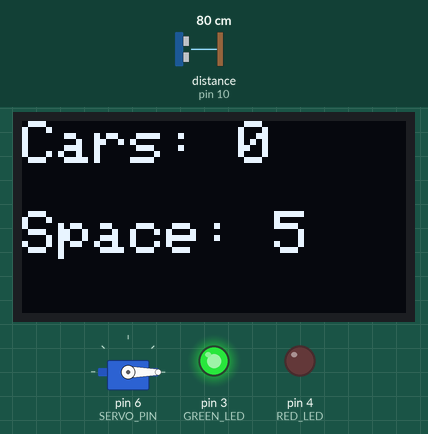
The sketch below on a simulated Arduino Uno, built with avr-gcc and run on an emulated ATmega328P. On the bench: servo, 128×64 one-colour display, output pins drawn as LEDs (lit = HIGH). Wiring (inferred from the names in the program): ultrasonic range finder: trigger pin 9; echo pin 10. Inputs (shaded band) come from the test bench; at power-on: distance to the obstacle (sensor on pin 10) 80 cm. The echo pulse lasts 58.3 µs per cm; pins used as bus, display or sensor lines are not drawn; what the sketch prints to the serial monitor is not drawn.

Above: at 1.2 s.
1.3 s: distance to the obstacle (sensor on pin 10) set to 17 cm
2.8 s: distance to the obstacle (sensor on pin 10) set to 13 cm
At 3.6 s:
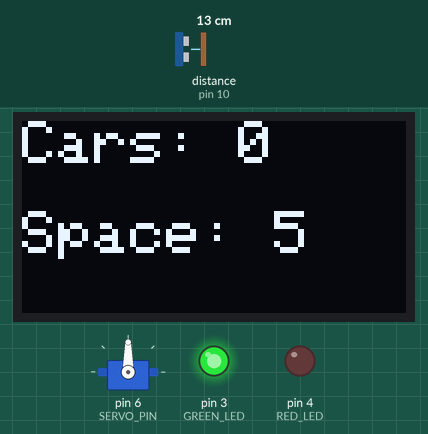
4.7 s: distance to the obstacle (sensor on pin 10) set to 18 cm
At 7.6 s:
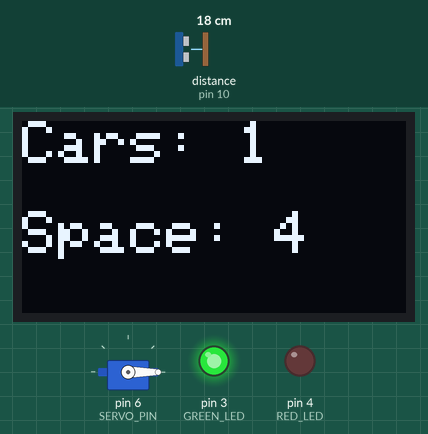
7.8 s: distance to the obstacle (sensor on pin 10) set to 2 cm
At 9.1 s:
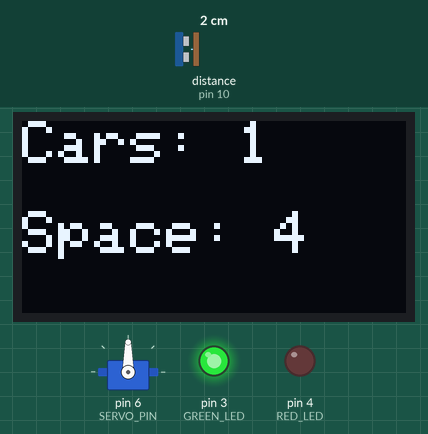
Timing chart, 0 to 11.9 s (numbered marks = the images above; inputs shaded):
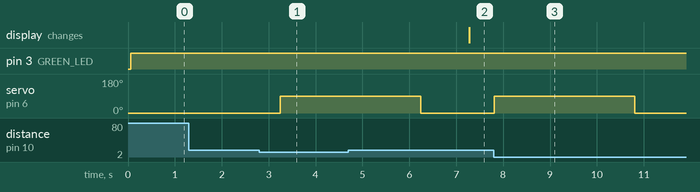

The sketch:

Smart_parking.ino
```cpp
#include <Servo.h>
#include <Wire.h>
#include <Adafruit_GFX.h>
#include <Adafruit_SSD1306.h>

#define SCREEN_WIDTH 128
#define SCREEN_HEIGHT 64

Adafruit_SSD1306 display(SCREEN_WIDTH, SCREEN_HEIGHT, &Wire, -1);

Servo gateServo;

// Pins
#define TRIG 9
#define ECHO 10

#define SERVO_PIN 6

#define GREEN_LED 3
#define RED_LED 4


int carCount = 0;
int maxCars = 5;

long duration;
int distance;


// Function to read ultrasonic distance
int getDistance()
{
  digitalWrite(TRIG, LOW);
  delayMicroseconds(2);

  digitalWrite(TRIG, HIGH);
  delayMicroseconds(10);

  digitalWrite(TRIG, LOW);

  duration = pulseIn(ECHO, HIGH);

  distance = duration * 0.034 / 2;

  return distance;
}


// OLED display
void showDisplay()
{
  display.clearDisplay();

  display.setTextSize(2);
  display.setTextColor(WHITE);

  display.setCursor(0,0);
  display.print("Cars: ");
  display.println(carCount);


  display.setCursor(0,30);
  display.print("Space: ");
  display.println(maxCars - carCount);


  display.display();
}


void setup()
{

  pinMode(TRIG, OUTPUT);
  pinMode(ECHO, INPUT);


  pinMode(GREEN_LED, OUTPUT);
  pinMode(RED_LED, OUTPUT);


  gateServo.attach(SERVO_PIN);

  gateServo.write(0);   // Gate closed


  Serial.begin(9600);


  if(!display.begin(SSD1306_SWITCHCAPVCC,0x3C))
  {
    while(true);
  }


  showDisplay();

}


void loop()
{

 distance = getDistance();


 // Parking available
 if(carCount < maxCars)
 {
    digitalWrite(GREEN_LED,HIGH);
    digitalWrite(RED_LED,LOW);


    // Vehicle detected near gate
    if(distance < 15)
    {

      Serial.println("Vehicle detected");


      gateServo.write(90); // open gate
      delay(3000);


      gateServo.write(0);  // close gate


      // Check if vehicle actually entered
      delay(1000);


      distance = getDistance();


      if(distance > 15)
      {
        carCount++;

        if(carCount > maxCars)
        {
          carCount=maxCars;
        }

        showDisplay();
      }


    }

 }


 // Parking full
 else
 {

    digitalWrite(GREEN_LED,LOW);
    digitalWrite(RED_LED,HIGH);

    gateServo.write(0);

 }


 showDisplay();

 delay(500);

}
```

Measured:
- the behaviour switches between 16 and 15 cm on distance to the obstacle (sensor on pin 10) (found by bisection; images 0 and 1)
- after the input at 1.3 s, every drawn part: stays the same
- after the input at 2.8 s, servo on pin 6 (SERVO_PIN): 0° → 90° after 0.45 s
- after the input at 4.7 s, the display: changes after 2.6 s (image 2)
- after the input at 7.8 s, servo on pin 6 (SERVO_PIN): 0° → 90° at once, → 0° 3.0 s later
